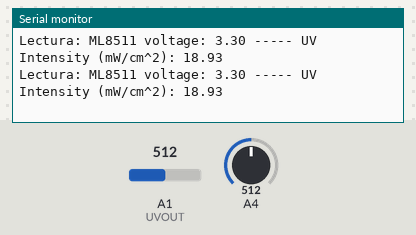
Recording of a sketch running on a simulated Arduino Uno, built with avr-gcc and run on an emulated ATmega328P. Parts: the last lines printed to the serial monitor. The test bench sets the inputs (shaded band); at power-on: A4 = 512, A1 (UVOUT) = 512.

Above: at 1.2 s.
1.3 s: A4 set to 0
At 1.9 s:
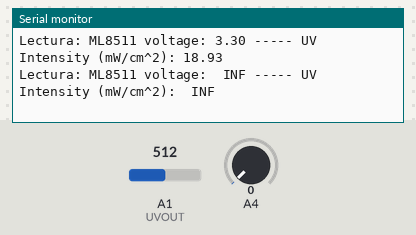
3.5 s: A1 (UVOUT) set to 0
At 3.9 s:
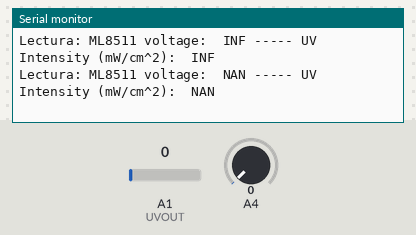
5.5 s: A4 set to 122
At 6.0 s:
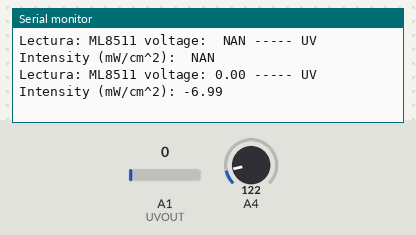
7.0 s: A1 (UVOUT) set to 306
At 7.4 s:
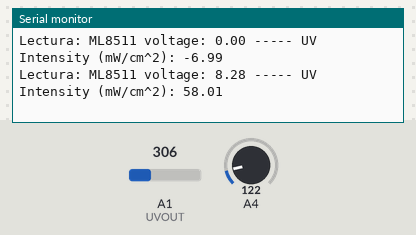
Timing chart, 0 to 9.5 s (numbered marks = the images above; inputs shaded):
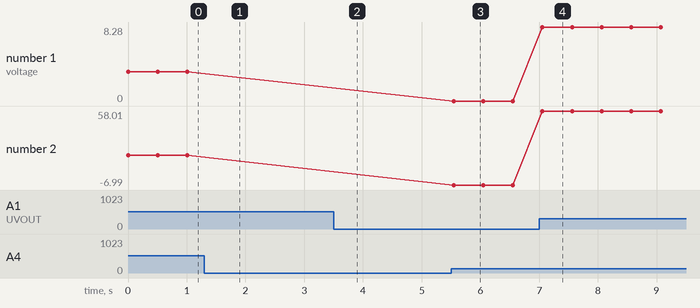

The sketch:

UV.ino
```cpp
/////////////////////////////////////////////////////////////////////////////
// Sensor UV
//
// Board Connection:
//
// Serial monitor setting:
//   9600 baud
/////////////////////////////////////////////////////////////////////////////
// Codigo base de:
// Codigo modificado por:
// David Fontalvo
// Codigo Revisado por:
// Juan Sebastian Guerrero
/////////////////////////////////////////////////////////////////////////////
// Definición de pines.
#include <Wire.h>
 int UVOUT = 15;  // Se conecta eñ D15 a la salida del sensor
 int REF_3V3 = 4; //D4 se conecta con los 3.3V

float LeerSensorUV()
{ int uvLevel = averageAnalogRead(UVOUT);
  int refLevel = averageAnalogRead(REF_3V3);
  float outputVoltage = (3.3 / refLevel) * uvLevel;

//Convierte el voltaje leído por el senor a un nivel de intensidad UV en mW/cm^2.
  float uvIntensity = mapfloat(outputVoltage, 0.89 , 2.8, 0.0, 15.0);
//Sin luz UV (0.0mW/cm^2) la salida del sensor es aproximadamente 1V, pero me lee 0.89V
//Con máximo valor que puede leer es 15mW/cm^2 da 2.8V a la salida del sensor.

//También se imprime el voltaje de salida del sensor, -------------------------
//pero es poder verlo y tenerlo de referencia en la conversión en mapfloat():
  Serial.println("Lectura: "+String("ML8511 voltage: ")+
  outputVoltage+String(" ----- UV Intensity (mW/cm^2): ")+uvIntensity);
  delay(500); }

//Toma un promedio de lecturas en un pin dado------------------------------------
//Retorna el promedio
int averageAnalogRead(int pinToRead)
{ byte numberOfReadings = 8;
  unsigned int runningValue = 0;

  for(int x = 0 ; x < numberOfReadings ; x++)
    runningValue += analogRead(pinToRead);
    runningValue /= numberOfReadings;
  return(runningValue);  }

float mapfloat(float x, float in_min, float in_max, float out_min, float out_max)
{ return (x - in_min) * (out_max - out_min) / (in_max - in_min) + out_min; }
//--------------------------------------------------------------------------------
void setup()
{ Serial.begin(9600);
  pinMode(UVOUT, INPUT);
  pinMode(REF_3V3, INPUT); }


void loop()
{
  float Ultra_Violeta = LeerSensorUV();  }

// ---- uvIntensity es el valor de lz UV en mW/cm^2 ----
```

Measured:
- after the input at 1.3 s, the serial monitor: prints a new line after 0.22 s (image 1)
- after the input at 3.5 s, the serial monitor: prints a new line at once (image 2)
- after the input at 5.5 s, the serial monitor: prints a new line at once (image 3)
- after the input at 7.0 s, the serial monitor: prints a new line after 0.05 s (image 4)
- plotted number 1: 3.3 → 0 after the input at 5.5 s, 0 → 8.28 after the input at 7.0 s
- plotted number 2: 18.93 → -6.99 after the input at 5.5 s, -6.99 → 58.01 after the input at 7.0 s
